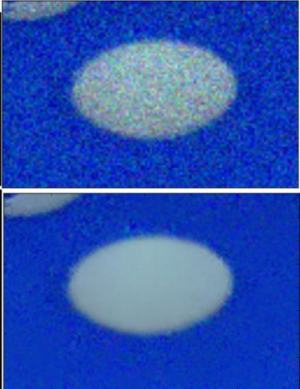
#> input picture assets/noise.jpg, 300 x 389 px
$ python noise-reduction.py
#> lines starting #> are read from the running program, lines starting #| are printed output that depends on the picture
import cv2
import numpy as np


def apply_kernel_on_image(image, kernel):
    image_height, image_width = image.shape
    kernel_height, kernel_width = kernel.shape

    output = np.zeros_like(image)

    for y in range(image_height - kernel_height + 1):
        for x in range(image_width - kernel_width + 1):
            output[y, x] = (
                kernel * image[y:y+kernel_height, x:x+kernel_width]).sum()

    return output


image = cv2.imread('assets/noise.jpg')
#> image is the input picture: shape (389, 300, 3); mean B, G, R 177.9, 80, 42.8
image = cv2.cvtColor(image, cv2.COLOR_BGR2GRAY)
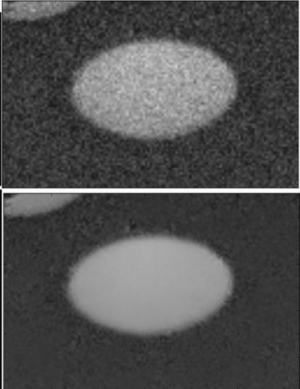
#> image: shape (389, 300); min 2, max 255, mean 80

kernel = np.array([[1, 2, 1],
                   [2, 4, 2],
                   [1, 2, 1]], np.float32) / 16

cv2.imshow("original", image)
cv2.imshow("denoised", apply_kernel_on_image(image, kernel))
#> after the loop in apply_kernel_on_image, `for y in range(image_height - kernel_height + 1):`:
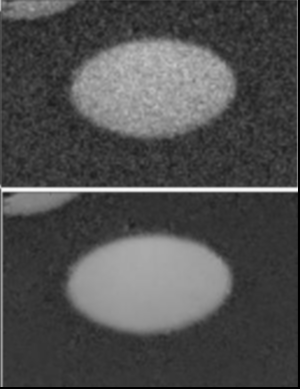
#> output: shape (389, 300); min 0, max 253, mean 78.7

cv2.waitKey()
